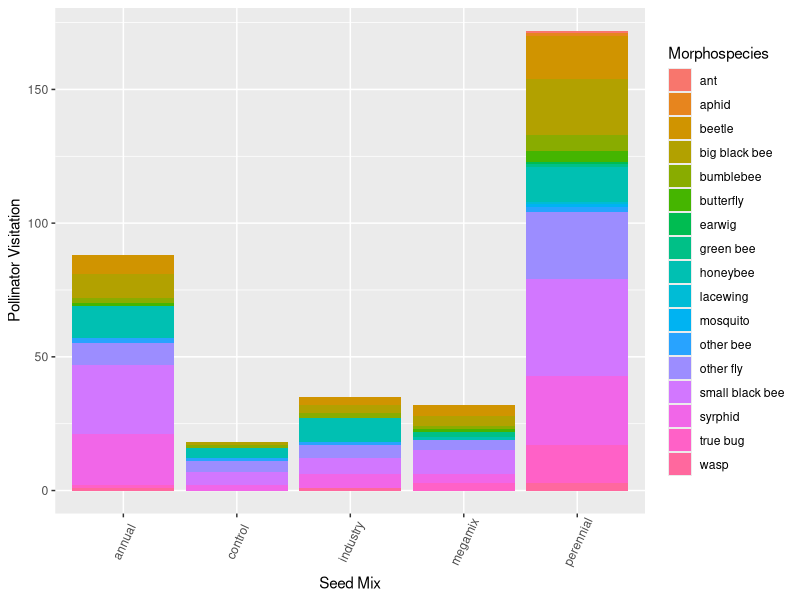
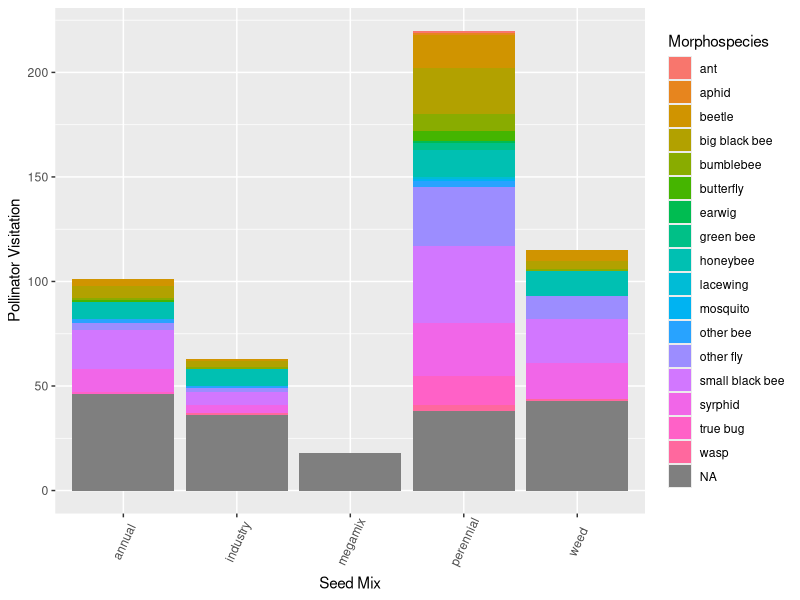

Here is the R script that generated these plots, in order: (Note: this script raises an error after producing the figures.)
## POLLINATOR THESIS PROJECT FIGURES
## Pollinator visitations by seed mix


## Libraries needed
library(tidyverse)
library(ggplot2)
library(dplyr)

#############################
#############################
#############################
#############################
## Import data
## Clean up column names and columns

observedpollinators <- read.csv("observedpollinators_2021.csv")
names(observedpollinators) <- c ("Month", "Orchard.Age", "Block", "Management", "Seed.Mix", "Host.Plant", "Morphospecies", "Number", "Notes")

#############################
#############################

## First I'll filter the observed pollinator dataset to find total pollinator visits for each seed mix
## I want to count all pollinator visits within a seed mix by each management subplot, and by what
## morphospecies were visiting that seed mix



seedmixabundances <- observedpollinators %>%
  select(Orchard.Age, Block, Management, Seed.Mix, Morphospecies, Number) %>%
  group_by(Orchard.Age, Block, Seed.Mix, Management, Morphospecies) %>%
  summarise(Number = sum(Number))

## For graphing this, I want to do a stacked bar plot
ggplot(seedmixabundances, aes(fill=Morphospecies, x=Seed.Mix)) + 
  geom_bar(stat="count", position="stack") +
  theme(axis.text.x = element_text(angle=65, vjust=0.6)) +
  labs(x="Seed Mix", y="Pollinator Visitation")
#############################
#############################
## Graphing version 2: I want to do something similar to what I did with richness
## where I group observations by the actual plant they were observed on, not just seed mix,
## so that I can account for escapee plants.

annualspecies <- c("collomia", "amsinckia", "clarkia", "epilobium", "gilia",
                   "lotus", "plectritis", "sanguisorba")

perennialspecies <- c("achillea", "agoseris", "lomatium", "potentilla",
                      "prunella", "viola", "geum", "eriophyllum")

industryspecies <- c("barley", "oats", "vetch", "clover")

taxonomicobservations<-observedpollinators%>%
  mutate(seedmix2=ifelse(Host.Plant%in%perennialspecies, "perennial",
                         ifelse(Host.Plant%in%annualspecies, "annual", 
                                ifelse(Host.Plant%in%industryspecies, "industry", 
                                       ifelse(Host.Plant=="weed","weed", Host.Plant)))))%>%
  ungroup()%>%
  group_by(Orchard.Age, Block, Management, Morphospecies, seedmix2)%>%
  summarise(Number = sum(Number))

#add in a full plot list to account for zeroes
plots <- read.csv("canopy_cover.csv")%>%
  filter(year==2021)%>% #have to do this here
  mutate(seedmix=ifelse(seedmix=="annuals", "annual", ifelse(seedmix=="perennials", "perennial", seedmix)))%>%
  dplyr::select(1:4)
names(plots) <- c("Orchard.Age", "Block", "Management", "Seed.Mix")

newplots<-plots%>%  #convert to species types
  mutate(seedmix2=ifelse(Seed.Mix=="control", "weed", Seed.Mix))%>%
  dplyr::select(-Seed.Mix)

taxonomicobservations<-full_join(newplots, taxonomicobservations)%>% #need zeroes
 mutate(Number=ifelse(is.na(Number), 0, Number))

ggplot(taxonomicobservations, aes(fill=Morphospecies, x=seedmix2)) + 
  geom_bar(stat="count", position="stack") +
  theme(axis.text.x = element_text(angle=65, vjust=0.6)) +
  labs(x="Seed Mix", y="Pollinator Visitation")

ggplot(seedmixmeans2, aes(x=seedmix2, y=Number)) +
  geom_boxplot(aes(fill=as.factor(Orchard.Age)))

ggplot(seedmixmeans2, aes(x=as.factor(Orchard.Age), y=Number)) +
  geom_boxplot(aes(fill=as.factor(seedmix2))) +
  labs(x="Seed Mix", y="Pollinator Visitation")

#############################
#############################
## Statistics

##First, I want to test if the means are different for total pollinator visitations in each seed mix
## category. I'll create a dataset first of all the visitations (not divided up my morphospecies)
## per seed mix, and then compare the means with the 'aov' function
seedmixmeans <- observedpollinators %>%
  group_by(Orchard.Age, Block, Seed.Mix) %>%
  summarise(Number = sum(Number))

aov <- aov(Number~Seed.Mix, data=seedmixmeans)
summary(aov)

## Results: P < 0.05, so I'll go ahead with a Tukey test
tukey <- TukeyHSD(aov, conf.level=.95)

## Tukey results: There's a significant difference between the perennial & megamix and perennial & control
## pollinator visitations

#############################
#############################
## Statistics for 'taxonomicobservations'

seedmixmeans2<-observedpollinators%>%
  mutate(seedmix2=ifelse(Host.Plant%in%perennialspecies, "perennial",
                         ifelse(Host.Plant%in%annualspecies, "annual", 
                                ifelse(Host.Plant%in%industryspecies, "industry", 
                                       ifelse(Host.Plant=="weed","weed", Host.Plant)))))%>%
  ungroup()%>%
  group_by(Orchard.Age, Block, seedmix2)%>%
  summarise(Number = sum(Number))

aov <- aov(Number~seedmix2, data=seedmixmeans2)
summary(aov)

## Results: P < 0.05, so I'll go ahead with a Tukey test
tukey2 <- TukeyHSD(aov, conf.level=.95)

## When examining observations by plant species, there is a significant difference between
## perennials and annuals, and perennials and weeds

#############################
#############################
## Statistics for 'taxonomicobservations'
## Including orchard age

aovorchard <- aov(Number~seedmix2*as.factor(Orchard.Age), data=seedmixmeans2)
tukey3 <- TukeyHSD(aovorchard, conf.level=.95)
